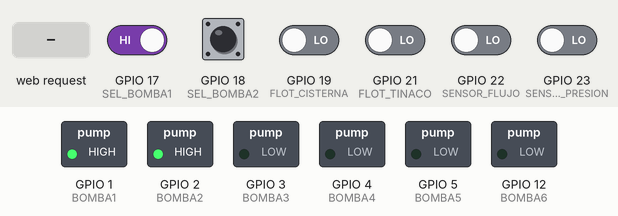
Simulated run of this sketch. Board: ESP32. Parts: switched loads named in the sketch (green lamp = pin HIGH). The inputs (shaded band) are chosen by the test bench; at power-on: GPIO 17 (SEL_BOMBA1), GPIO 18 (SEL_BOMBA2) HIGH, GPIO 19 (FLOT_CISTERNA), GPIO 21 (FLOT_TINACO), GPIO 22 (SENSOR_FLUJO), GPIO 23 (SENSOR_PRESION) LOW. WiFi joins after 1.5 s; servers stay silent unless stated; what the sketch prints to the serial monitor is not drawn.

Above: at 2.7 s.
2.8 s: GPIO 17 (SEL_BOMBA1) driven LOW
At 3.5 s:
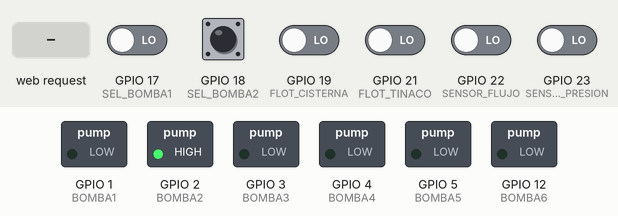
4.5 s: GPIO 21 (FLOT_TINACO) driven HIGH
At 5.7 s:
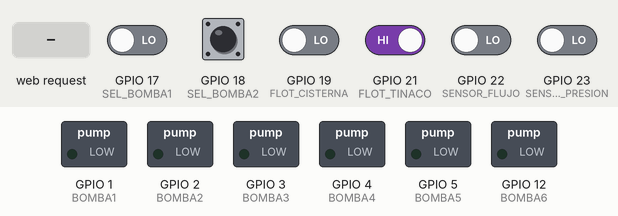
6.0 s: HTTP request GET /bomba1/on received
At 7.0 s:
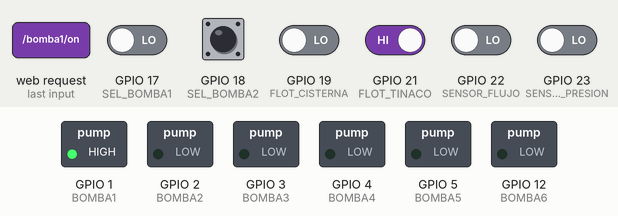
7.5 s: GPIO 23 (SENSOR_PRESION) driven HIGH
At 8.2 s:
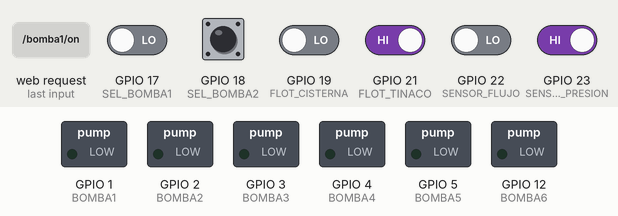
10.5 s: GPIO 21 (FLOT_TINACO) driven LOW
At 11.7 s:
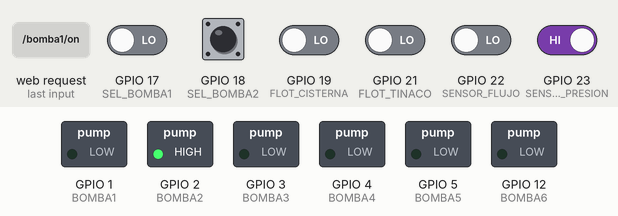
Timing chart, 0 to 13.0 s (numbered marks = the images above; inputs shaded):
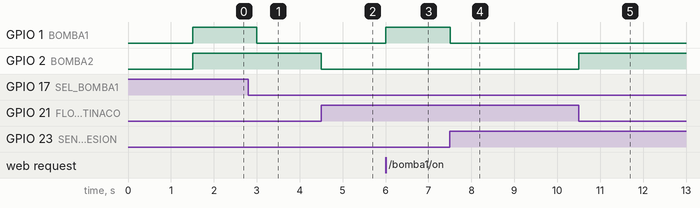

The sketch:

Automatizacion_bombas_casa.ino
```cpp
#include <WiFi.h>
#include <WebServer.h>

// Pines
#define SEL_BOMBA1      17 //Selector cisterna
#define SEL_BOMBA2      18 //Selector tinacos
#define FLOT_CISTERNA   19 //Flotador de cisterna
#define FLOT_TINACO     21 // Flotador de tinaco
#define SENSOR_FLUJO    22 // Sensor de flujo
#define SENSOR_PRESION  23 // Sensor de presion
#define BOMBA1          1  // Bomba de la calle
#define BOMBA2          2  // Bomba de los tinacos
#define BOMBA3          3  //
#define BOMBA4          4  //
#define BOMBA5          5  //
#define BOMBA6          12 //

#define TIEMPO_FLUJO_MS 120000

// Estado
bool bomba1Encendida = false;
bool bomba2Encendida = false;
bool flujoDetectado = false;
bool esperandoFlujo = false;
bool esperandoCorteFlujo = false;

unsigned long inicioFlujo = 0;
unsigned long sinFlujo = 0;

// WiFi
const char* ssid = "********";
const char* password = "_LbJc01031719*";
WebServer server(80);

// Flags para control web
bool activarWebBomba1 = false;
bool activarWebBomba2 = false;

void setup() {
  Serial.begin(115200);

  pinMode(SEL_BOMBA1, INPUT);
  pinMode(SEL_BOMBA2, INPUT);
  pinMode(FLOT_CISTERNA, INPUT);
  pinMode(FLOT_TINACO, INPUT);
  pinMode(SENSOR_FLUJO, INPUT);
  pinMode(SENSOR_PRESION, INPUT);
  pinMode(BOMBA1, OUTPUT);
  pinMode(BOMBA2, OUTPUT);
  pinMode(BOMBA3, OUTPUT);
  pinMode(BOMBA4, OUTPUT);
  pinMode(BOMBA5, OUTPUT);
  pinMode(BOMBA6, OUTPUT);

  digitalWrite(BOMBA1, LOW);
  digitalWrite(BOMBA2, LOW);
  digitalWrite(BOMBA3, LOW);
  digitalWrite(BOMBA4, LOW);
  digitalWrite(BOMBA5, LOW);
  digitalWrite(BOMBA6, LOW);

  WiFi.begin(ssid, password);
  while (WiFi.status() != WL_CONNECTED) {
    delay(500); Serial.print(".");
  }
  Serial.println("WiFi conectado: " + WiFi.localIP().toString());

  // Web
  server.on("/", mostrarWeb);
  server.on("/bomba1/on", []() { activarWebBomba1 = true; server.sendHeader("Location", "/"); server.send(303); });
  server.on("/bomba1/off", []() { apagarBomba1("Web"); server.sendHeader("Location", "/"); server.send(303); });
  server.on("/bomba2/on", []() { activarWebBomba2 = true; server.sendHeader("Location", "/"); server.send(303); });
  server.on("/bomba2/off", []() { apagarBomba2("Web"); server.sendHeader("Location", "/"); server.send(303); });
  server.begin();
}

void loop() {
  server.handleClient();

  bool sel1 = digitalRead(SEL_BOMBA1) == HIGH || activarWebBomba1;
  bool sel2 = digitalRead(SEL_BOMBA2) == HIGH || activarWebBomba2;
  bool cisternaLlena = digitalRead(FLOT_CISTERNA) == HIGH;
  bool tinacoLleno = digitalRead(FLOT_TINACO) == HIGH;
  bool flujo = digitalRead(SENSOR_FLUJO) == HIGH;
  bool presion = digitalRead(SENSOR_PRESION) == HIGH;

  // -------- BOMBA DE LA CALLE --------
  if (!bomba1Encendida && sel1 && !cisternaLlena) {
    bomba1Encendida = true;
    digitalWrite(BOMBA1, HIGH);
    flujoDetectado = false;
    esperandoFlujo = true;
    inicioFlujo = millis();
    Serial.println("BOMBA 1 ENCENDIDA");
  }

  if (bomba1Encendida) {
    if (!sel1) apagarBomba1("Selector apagado");

    if (presion) apagarBomba1("Presión detectada");

    if (esperandoFlujo) {
      if (flujo) {
        flujoDetectado = true;
        esperandoFlujo = false;
      } else if (millis() - inicioFlujo > TIEMPO_FLUJO_MS) {
        apagarBomba1("No detectó flujo en 120s");
      }
    }

    if (flujoDetectado && !flujo) {
      if (!esperandoCorteFlujo) {
        sinFlujo = millis();
        esperandoCorteFlujo = true;
      } else if (millis() - sinFlujo > TIEMPO_FLUJO_MS) {
        apagarBomba1("Pérdida de flujo por 120s");
      }
    }

    if (flujoDetectado && flujo) {
      esperandoCorteFlujo = false;
    }
  }

  // -------- BOMBA DE TINACOS --------
  if (!bomba2Encendida && sel2 && !tinacoLleno) {
    bomba2Encendida = true;
    digitalWrite(BOMBA2, HIGH);
    Serial.println("BOMBA 2 ENCENDIDA");
  }

  if (bomba2Encendida) {
    if (!sel2) apagarBomba2("Selector apagado");
    if (tinacoLleno) apagarBomba2("Tinaco lleno");
  }

  delay(500); // Antirebote
}

// -------- FUNCIONES --------
void apagarBomba1(String motivo) {
  digitalWrite(BOMBA1, LOW);
  bomba1Encendida = false;
  activarWebBomba1 = false;
  flujoDetectado = false;
  esperandoFlujo = false;
  esperandoCorteFlujo = false;
  Serial.println("BOMBA 1 APAGADA: " + motivo);
}

void apagarBomba2(String motivo) {
  digitalWrite(BOMBA2, LOW);
  bomba2Encendida = false;
  activarWebBomba2 = false;
  Serial.println("BOMBA 2 APAGADA: " + motivo);
}

void mostrarWeb() {
  String html = "<html><body><h1>Control Bombas ESP32</h1>";
  html += "<h2>Bomba para llenar la cisterna: " + String(bomba1Encendida ? "ENCENDIDA" : "APAGADA") + "</h2>";
  html += bomba1Encendida ? "<a href='/bomba1/off'>Apagar</a>" : "<a href='/bomba1/on'>Encender</a>";
  html += "<h2>Bomba para los tinacos: " + String(bomba2Encendida ? "ENCENDIDA" : "APAGADA") + "</h2>";
  html += bomba2Encendida ? "<a href='/bomba2/off'>Apagar</a>" : "<a href='/bomba2/on'>Encender</a>";
  html += "<hr><p>Flotador cisterna: " + String(digitalRead(FLOT_CISTERNA) ? "ALTO" : "BAJO") + "</p>";
  html += "<p>Flotador tinaco: " + String(digitalRead(FLOT_TINACO) ? "LLENO" : "VACIO") + "</p>";
  html += "<p>Flujo: " + String(digitalRead(SENSOR_FLUJO) ? "AGUA" : "SIN AGUA") + "</p>";
  html += "<p>Presion: " + String(digitalRead(SENSOR_PRESION) ? "DETECTADA" : "NORMAL") + "</p>";
  html += "</body></html>";
  server.send(200, "text/html", html);
}
```

Measured:
- after the input at 2.8 s, GPIO 1 (BOMBA1): HIGH → LOW after 0.20 s
- after the input at 4.5 s, GPIO 2 (BOMBA2): HIGH → LOW at once
- after the input at 6.0 s, GPIO 1 (BOMBA1): LOW → HIGH at once
- after the input at 7.5 s, GPIO 1 (BOMBA1): HIGH → LOW at once
- after the input at 10.5 s, GPIO 2 (BOMBA2): LOW → HIGH at once
